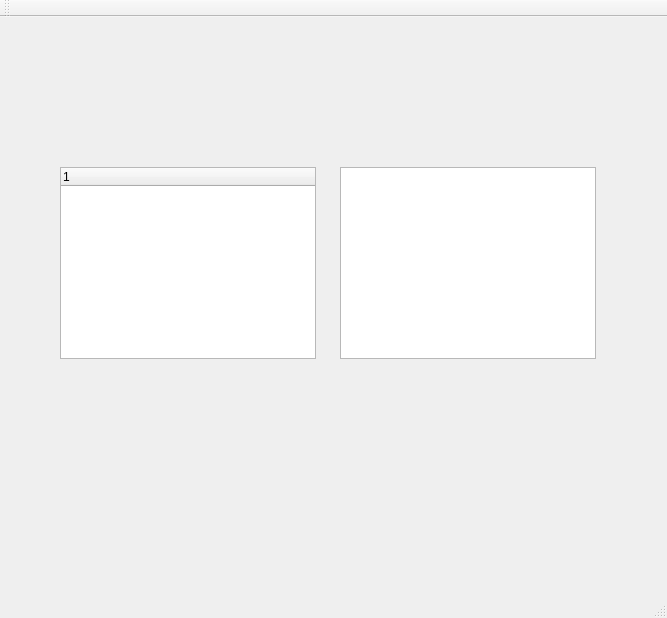
<?xml version="1.0" encoding="UTF-8"?>
<ui version="4.0">
 <class>MainWindow</class>
 <widget class="QMainWindow" name="MainWindow">
  <property name="geometry">
   <rect>
    <x>0</x>
    <y>0</y>
    <width>667</width>
    <height>618</height>
   </rect>
  </property>
  <property name="windowTitle">
   <string>MainWindow</string>
  </property>
  <widget class="QWidget" name="centralWidget">
   <widget class="QTreeWidget" name="treeWidget">
    <property name="geometry">
     <rect>
      <x>60</x>
      <y>150</y>
      <width>256</width>
      <height>192</height>
     </rect>
    </property>
    <column>
     <property name="text">
      <string notr="true">1</string>
     </property>
    </column>
   </widget>
   <widget class="QListWidget" name="listWidget">
    <property name="geometry">
     <rect>
      <x>340</x>
      <y>150</y>
      <width>256</width>
      <height>192</height>
     </rect>
    </property>
   </widget>
  </widget>
  <widget class="QMenuBar" name="menuBar">
   <property name="geometry">
    <rect>
     <x>0</x>
     <y>0</y>
     <width>667</width>
     <height>20</height>
    </rect>
   </property>
  </widget>
  <widget class="QToolBar" name="mainToolBar">
   <attribute name="toolBarArea">
    <enum>TopToolBarArea</enum>
   </attribute>
   <attribute name="toolBarBreak">
    <bool>false</bool>
   </attribute>
  </widget>
  <widget class="QStatusBar" name="statusBar"/>
 </widget>
 <layoutdefault spacing="6" margin="11"/>
 <resources/>
 <connections/>
</ui>
